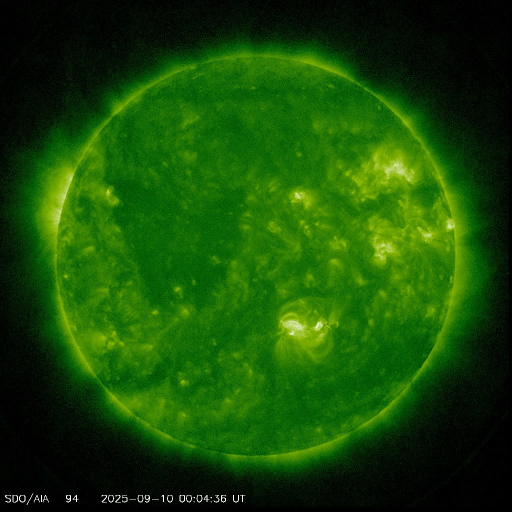
#> input picture img/SFVideo/fotograma_1.jpg, 1024 x 1024 px, found by its file name (shown at 1/2 size); its folder holds only this picture in this run
$ python 'Actualización_Script_Alertas_ML.PY'
#> lines starting #> are read from the running program, lines starting #| are printed output that depends on the picture; after the words box and inside, x2 and y2 are one past the last pixel; in counts of white or black regions, pixels touching at a corner belong together
# -*- coding: utf-8 -*-
"""
Created on Fri Oct 24 02:22:41 2025

@author: addi_
"""

import cv2
import numpy as np
import os
import matplotlib.pyplot as plt
import pandas as pd
from sklearn.linear_model import LinearRegression
from sklearn.metrics import mean_squared_error

def analizar_imagen(ruta_imagen, area_minima=500, umbral=170):
    """
    Analiza una imagen y devuelve el ÁREA MÁXIMA de la llamarada encontrada.
    """
#> called with area_minima = 500, umbral = 170
    img = cv2.imread(ruta_imagen)
#> img is the input picture: shape (1024, 1024, 3); mean B, G, R 4.9, 74.7, 23.2
    if img is None:
        return 0
    gray = cv2.cvtColor(img, cv2.COLOR_BGR2GRAY)
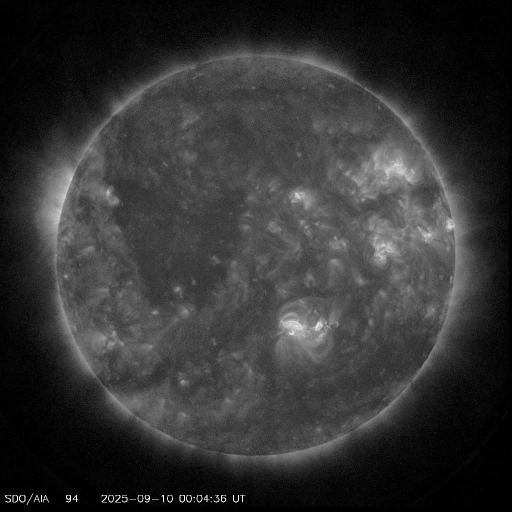
#> gray: shape (1024, 1024) (shown at 1/2 size); min 0, max 255, mean 51.3
    gray = cv2.GaussianBlur(gray, (21, 21), 0)
    ret, mascara = cv2.threshold(gray, umbral, 255, cv2.THRESH_BINARY)
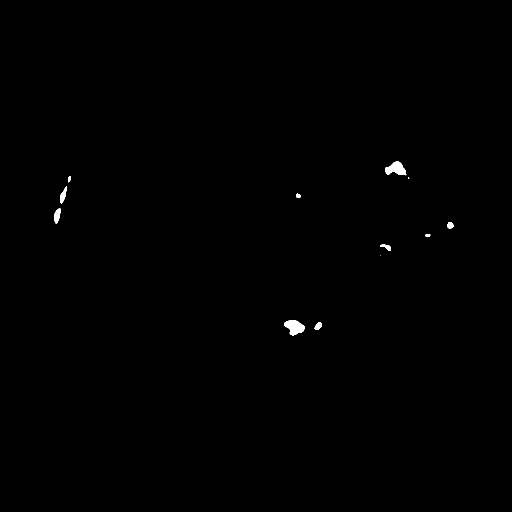
#> mascara: shape (1024, 1024) (shown at 1/2 size); 0.26% white; 12 white regions (2 under 20 px)
#> ret = 170
    contornos, jerarquia = cv2.findContours(mascara, cv2.RETR_EXTERNAL, cv2.CHAIN_APPROX_SIMPLE)
#> contornos = 12 contours, 2 with area under 20; largest, box (x1, y1, x2, y2) and area: (568, 640, 609, 671) 768, (770, 323, 813, 351) 700, (108, 417, 122, 447) 238, (120, 372, 134, 407) 206, (629, 644, 644, 660) 137; jerarquia = [[1, -1, -1, -1], [2, 0, -1, -1], [3, 1, -1, -1], [4, 2, -1, -1], [5, 3, -1, -1], [6, 4, -1, -1], [7, 5, -1, -1], [8, 6, -1, -1], [9, 7, -1, -1], [10, 8, -1, -1], [11, 9, -1, -1], [-1, 10, -1, -1]]
    area_maxima = 0
    for c in contornos:
        area = cv2.contourArea(c)
        if area > area_minima:
            if area > area_maxima:
                area_maxima = area
#> this loop made 12 passes
#> (area, area_maxima) on pass 2: (767.5, 767.5)
#> area on passes 1, 4, 5, 6, 7, 8: 137, 122.5, 40.5, 110.5, 238, 52.5
#> after the loop, area_maxima = 767.5
    return area_maxima

def crear_ventanas(datos, tamano_ventana):
    """
    Crea las "ventanas deslizantes" para el modelo de ML.
    X = [t-ventana, ..., t-1], y = [t]
    """
    X, y = [], []
    for i in range(len(datos) - tamano_ventana):
        X.append(datos[i:(i + tamano_ventana)])
        y.append(datos[i + tamano_ventana])
    return np.array(X), np.array(y)

# --- PARÁMETROS DE PROCESAMIENTO ---
ruta_carpeta = r"C:/Users/addi_/Downloads/HackICN/Solarflare/SFVideo"
tamano_ventana_movil = 3
TAMANO_VENTANA_ML = 5
# --- ¡NUEVO! UMBRAL DE ALERTA PARA LA IA ---
# ¿Qué valor predicho por la IA consideramos una "alerta"?
# ¡Ajusta este valor basándote en tu gráfica anterior! (ej. el 80% del pico)
UMBRAL_ALERTA_ML = 2000

# --- FASES 1 Y 2 (Recolección y Suavizado) ---
# (Estas fases son idénticas al script anterior, las omito por brevedad)
# ... (imaginemos que el código de Fases 1 y 2 está aquí) ...
# ... (y que ya tenemos la variable 'areas_suavizadas') ...

fotogramas = []
areas_detectadas = []
if not os.path.isdir(ruta_carpeta):
    print(f" ERROR: La carpeta especificada no existe: {ruta_carpeta}")
else:
    print(f"Iniciando Fase 1: Recolección de datos...")
    lista_archivos = sorted(os.listdir(ruta_carpeta))
    for contador_fotograma, nombre_archivo in enumerate(lista_archivos):
        if nombre_archivo.lower().endswith(('.png', '.jpg', '.jpeg')):
            ruta_completa = os.path.join(ruta_carpeta, nombre_archivo)
            area_actual = analizar_imagen(ruta_completa)
#> area_actual = 767.5
            fotogramas.append(contador_fotograma)
            areas_detectadas.append(area_actual)
    print(f" Recolección completa. Se procesaron {len(fotogramas)} fotogramas.")

    if fotogramas:
        series_areas = pd.Series(areas_detectadas)
        areas_suavizadas = series_areas.rolling(window=tamano_ventana_movil, min_periods=1).mean()

        # --- FASE 3: MACHINE LEARNING (PREDICCIÓN) ---
        print("\nIniciando Fase 3: Preparación de datos para ML...")
        datos_ml = areas_suavizadas.values
#> datos_ml = [767.5]
        X, y = crear_ventanas(datos_ml, TAMANO_VENTANA_ML)
#> after the loop in crear_ventanas, `for i in range(len(datos) - tamano_ventana):`: X = []
#> X = empty array; y = empty array

        if len(X) < 20:
            print("No hay suficientes datos para entrenar un modelo.")
        else:
            limite_split = int(len(X) * 0.8)
            X_train, y_train = X[:limite_split], y[:limite_split]
            X_test, y_test   = X[limite_split:], y[limite_split:]
            print(f"Datos preparados: Entrenando con {len(X_train)} muestras, probando con {len(X_test)}.")

            modelo = LinearRegression()
            modelo.fit(X_train, y_train)
            predicciones = modelo.predict(X_test)
            error = np.sqrt(mean_squared_error(y_test, predicciones))
            print(f"\n ¡Modelo entrenado! Error (RMSE): {error:.2f} píxeles.")

            # --- ¡NUEVO! FASE 4: SIMULACIÓN DE ALERTA PREDICTIVA ---
            print(f"\nIniciando Fase 4: Buscando alertas predictivas (Umbral > {UMBRAL_ALERTA_ML} px)...")
            alerta_ml_activa = False
            puntos_alerta_ml_x = []
            puntos_alerta_ml_y = []

            # Iteramos sobre las predicciones que hizo el modelo
            for i in range(len(predicciones)):
                prediccion_actual = predicciones[i]

                # El índice de tiempo real para esta predicción
                indice_tiempo = limite_split + TAMANO_VENTANA_ML + i

                if prediccion_actual > UMBRAL_ALERTA_ML and not alerta_ml_activa:
                    print(f"\n ¡¡ALERTA PREDICTIVA DE ML!! 🚨")
                    print(f"   En el fotograma: Nº {indice_tiempo}")
                    print(f"   ¡El modelo predijo un área de {prediccion_actual:.0f} píxeles!")

                    alerta_ml_activa = True
                    puntos_alerta_ml_x.append(indice_tiempo)
                    # Guardamos el valor REAL para ver qué tan acertada fue
                    puntos_alerta_ml_y.append(y_test[i])

                elif prediccion_actual < UMBRAL_ALERTA_ML and alerta_ml_activa:
                    print(f"-> Predicción de ML por debajo del umbral. Fin del evento.")
                    alerta_ml_activa = False

            # --- FASE 5: GRAFICACIÓN (con Alertas de ML) ---
            print("\nGenerando gráfica final con alertas predictivas...")
            plt.figure(figsize=(15, 7))

            # Datos reales (suavizados)
            plt.plot(fotogramas, areas_suavizadas, label='Datos Reales (Suavizados)', color='blue', alpha=0.8)

            # Eje X para las predicciones
            eje_x_predicciones = np.arange(limite_split + TAMANO_VENTANA_ML, len(areas_suavizadas))

            # Predicciones del modelo
            plt.plot(eje_x_predicciones, predicciones, label='Predicciones del Modelo (ML)', color='red', linestyle='--', linewidth=2)

            # Línea de división
            plt.axvline(x=limite_split + TAMANO_VENTANA_ML - 1, color='green', linestyle=':', label='Inicio de Pruebas')

            # ¡NUEVO! Marcar las alertas de ML en la gráfica
            plt.scatter(puntos_alerta_ml_x, puntos_alerta_ml_y,
                        color='purple',
                        marker='X', # Usamos una 'X'
                        s=200,      # Marcador grande
                        zorder=10,  # Ponerlo al frente
                        label='¡Alerta Predictiva de ML!')

            plt.title('Predicción de ML (Línea Roja) vs. Alertas (X Púrpura)')
            plt.xlabel('Número de Fotograma (Tiempo)')
            plt.ylabel('Área Detectada (en píxeles)')
            plt.grid(True)
            plt.legend()
            plt.show()
    else:
        print("No se procesaron fotogramas.")

$ run again, on img/SFVideo/fotograma_102.jpg
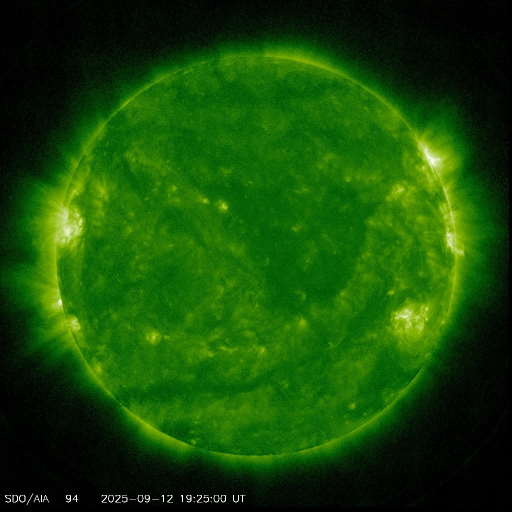
#> input picture img/SFVideo/fotograma_102.jpg, 1024 x 1024 px, found by its file name (shown at 1/2 size)
#> in analizar_imagen, img is the input picture: shape (1024, 1024, 3); mean B, G, R 5.2, 74.9, 22.2
#> in analizar_imagen, `gray = cv2.cvtColor(img, cv2.COLOR_BGR2GRAY)`:
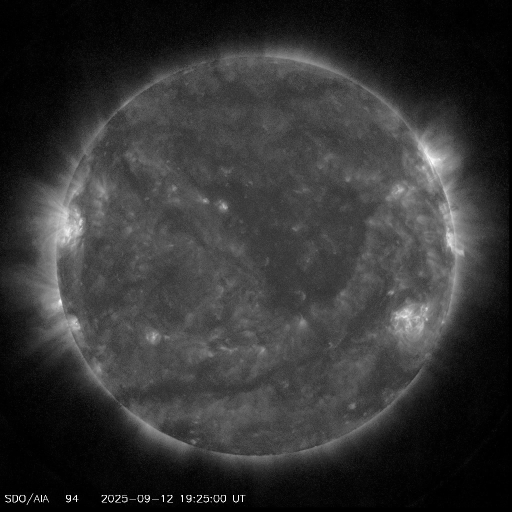
#> gray: shape (1024, 1024) (shown at 1/2 size); min 0, max 255, mean 51.2
#> in analizar_imagen, `ret, mascara = cv2.threshold(gray, umbral, 255, cv2.THRESH_BINARY)`:
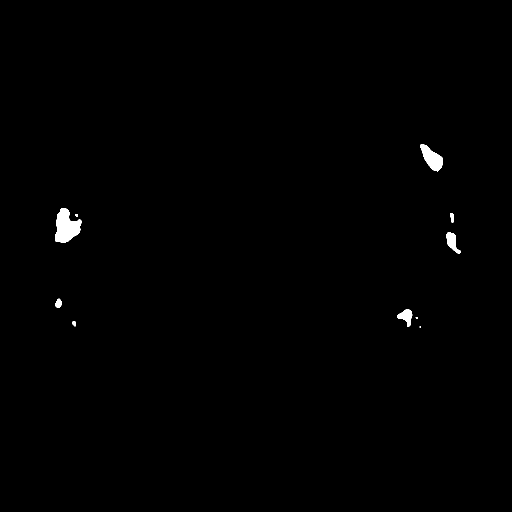
#> mascara: shape (1024, 1024) (shown at 1/2 size); 0.5% white; 10 white regions (2 under 20 px)
#> ret = 170
#> contornos = 10 contours, 3 with area under 20; largest, box (x1, y1, x2, y2) and area: (110, 416, 163, 486) 2254, (841, 288, 886, 343) 1254, (893, 464, 922, 507) 568, (794, 618, 825, 654) 510, (110, 597, 124, 615) 152, (900, 426, 908, 446) 82, (145, 642, 152, 653) 48; jerarquia = [[1, -1, -1, -1], [2, 0, -1, -1], [3, 1, -1, -1], [4, 2, -1, -1], [5, 3, -1, -1], [6, 4, -1, -1], [7, 5, -1, -1], [8, 6, -1, -1], [9, 7, -1, -1], [-1, 8, -1, -1]]
#> the loop in analizar_imagen, `for c in contornos:` made 10 passes
#> (area, area_maxima) on passes 4, 6, 9: (510, 510), (567.5, 567.5), (2254.5, 2254.5)
#> after the loop in analizar_imagen, `for c in contornos:`: area_maxima = 2254.5
#> datos_ml = [2254.5]
#> after the loop in crear_ventanas, `for i in range(len(datos) - tamano_ventana):`: X = []
#> `X, y = crear_ventanas(datos_ml, TAMANO_VENTANA_ML)`: X = empty array
